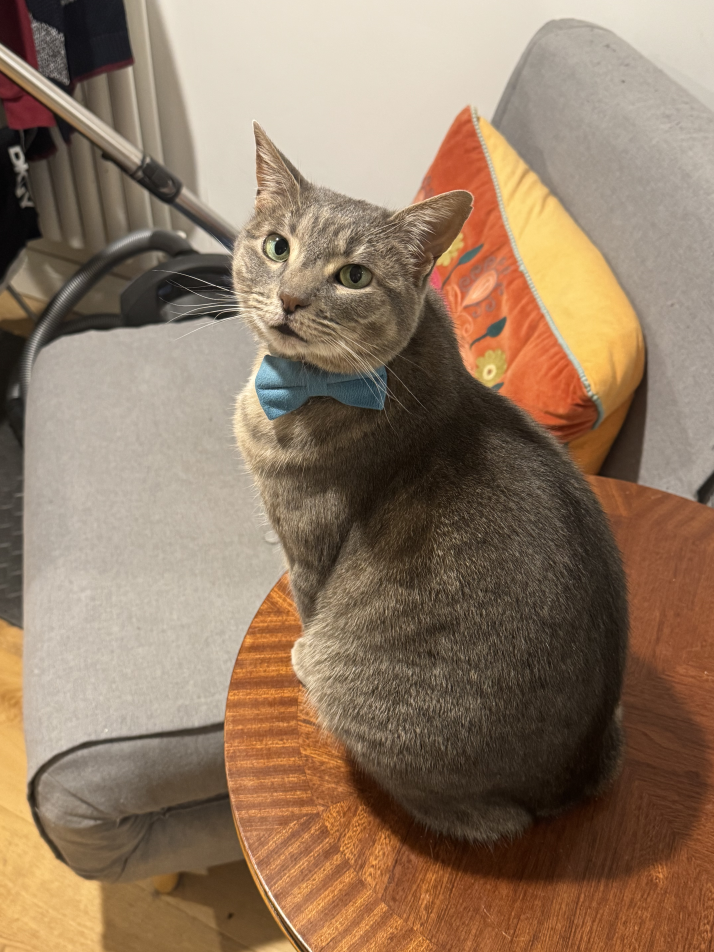
#> input picture test-photos/boba.jpg, 4284 x 5712 px (shown at 1/6 size)
$ python pet_cartoon_filter.py ../../test-photos/boba.jpg
#> lines starting #> are read from the running program, lines starting #| are printed output that depends on the picture; after the words box and inside, x2 and y2 are one past the last pixel; in counts of white or black regions, pixels touching at a corner belong together
"""
Ultra-simplified cartoon filter for pet photos
Creates very blocky, simple regions like cartoon illustrations
"""
import cv2
import numpy as np

class PetCartoonFilter:
    """
    Specialized cartoon filter for pet photos
    Creates fewer, larger, blockier regions similar to cartoon illustrations
    """

    def __init__(self, image_path):
#> called with image_path = '../../test-photos/boba.jpg'
        self.original = cv2.imread(image_path)
#> self.original is the input picture: shape (5712, 4284, 3); mean B, G, R 99, 121.1, 144.7
        if self.original is None:
            raise ValueError(f"Could not load image: {image_path}")
        self.original = cv2.cvtColor(self.original, cv2.COLOR_BGR2RGB)
        self.stylized = None

    def apply_pet_cartoon(self):
        """
        Apply ultra-aggressive cartoon filter for pet photos
        Goal: Create simple blocky regions like cartoon cat reference
        """
        print("Applying pet-optimized cartoon filter...")
        img = self.original.copy()

        # Step 1: Resize for processing if needed
        height, width = img.shape[:2]
#> height = 5712; width = 4284
        if max(height, width) > 1200:
            scale = 1200 / max(height, width)
#> scale = 0.21
            img = cv2.resize(img, (int(width*scale), int(height*scale)))
            print(f"   Resized: {width}x{height} -> {img.shape[1]}x{img.shape[0]}")
#|    Resized: 4284x5712 -> 900x1200

        # Step 2: AGGRESSIVE bilateral filtering (3 passes for maximum smoothing)
        print("   Bilateral filtering (3 passes)...")
        color = img.copy()
        for i in range(3):
            color = cv2.bilateralFilter(color, d=11, sigmaColor=90, sigmaSpace=90)

        # Step 3: Downscale and upscale to merge similar regions
        print("   Pyramid down/up for region merging...")
        h, w = color.shape[:2]
#> h = 1200; w = 900
        small = cv2.pyrDown(color)
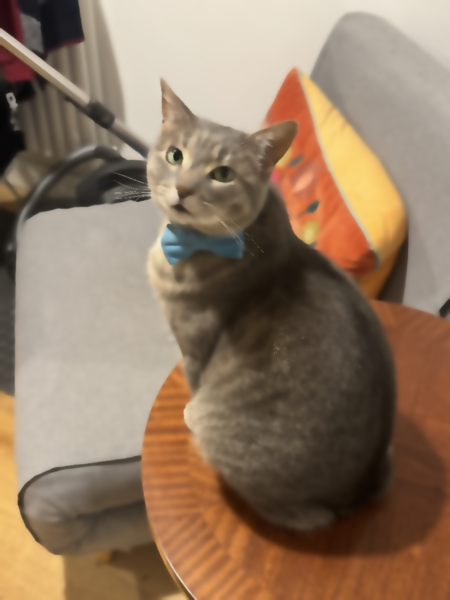
#> small: shape (600, 450, 3); mean R, G, B 144.3, 120.7, 98.6
        small = cv2.pyrDown(small)  # 2 levels down
#> small: shape (300, 225, 3)
        restored = cv2.pyrUp(small)
        restored = cv2.pyrUp(restored)
#> restored: shape (1200, 900, 3)

        # Resize back to exact size
        color = cv2.resize(restored, (w, h))

        # Step 4: AGGRESSIVE posterization (only 4 levels = very blocky)
        print("   Aggressive posterization (4 levels)...")
        step = 256 // 4
        color = (color // step) * step
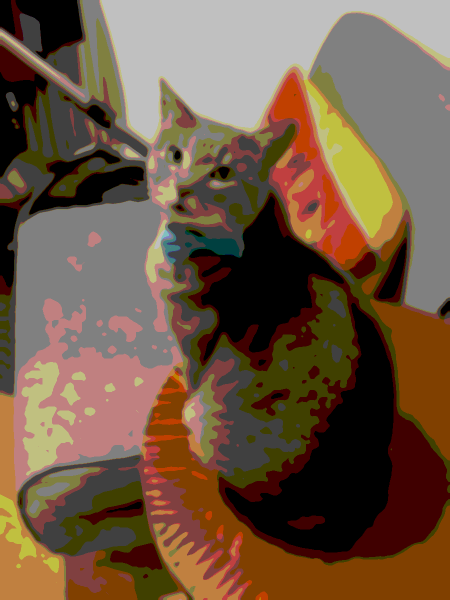
#> color: shape (1200, 900, 3) (shown at 1/2 size); mean R, G, B 112, 87.9, 66.4

        # Step 5: Median blur to smooth transitions
        color = cv2.medianBlur(color, 7)

        # Step 6: Edge detection
        print("   Edge detection...")
        gray = cv2.cvtColor(color, cv2.COLOR_RGB2GRAY)
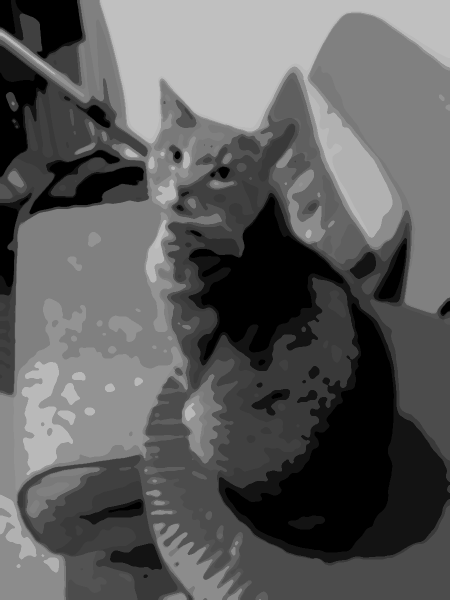
#> gray: shape (1200, 900) (shown at 1/2 size); min 0, max 192, mean 92.6
        gray = cv2.medianBlur(gray, 7)
        edges = cv2.adaptiveThreshold(gray, 255, cv2.ADAPTIVE_THRESH_MEAN_C,
                                      cv2.THRESH_BINARY, blockSize=11, C=3)
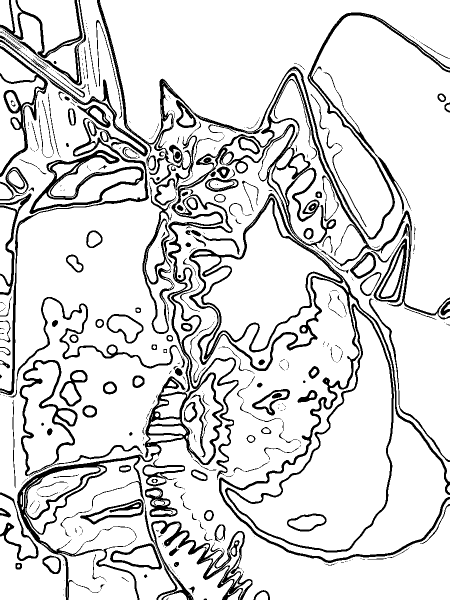
#> edges: shape (1200, 900) (shown at 1/2 size); 85.7% white; 503 black regions (322 under 20 px), largest, box (x1, y1, x2, y2) and area: (34, 146, 900, 1200) 34626, (378, 386, 900, 1126) 19407, (194, 0, 900, 479) 15115

        # Step 7: Combine
        edges_rgb = cv2.cvtColor(edges, cv2.COLOR_GRAY2RGB)
        cartoon = cv2.bitwise_and(color, edges_rgb)
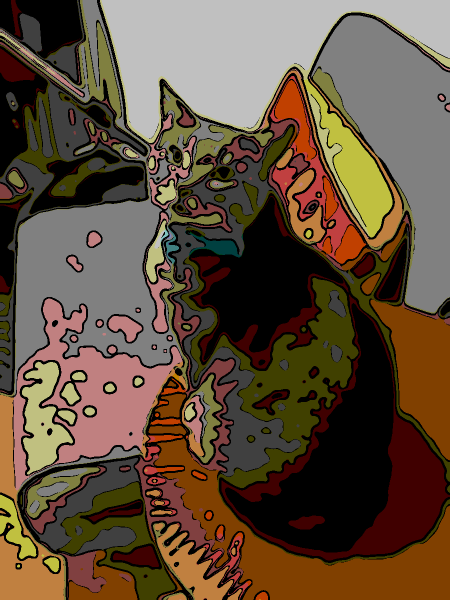
#> cartoon: shape (1200, 900, 3) (shown at 1/2 size); mean R, G, B 98.4, 79.2, 59.6

        # Resize back to original size if we scaled
        if max(height, width) > 1200:
            cartoon = cv2.resize(cartoon, (width, height))
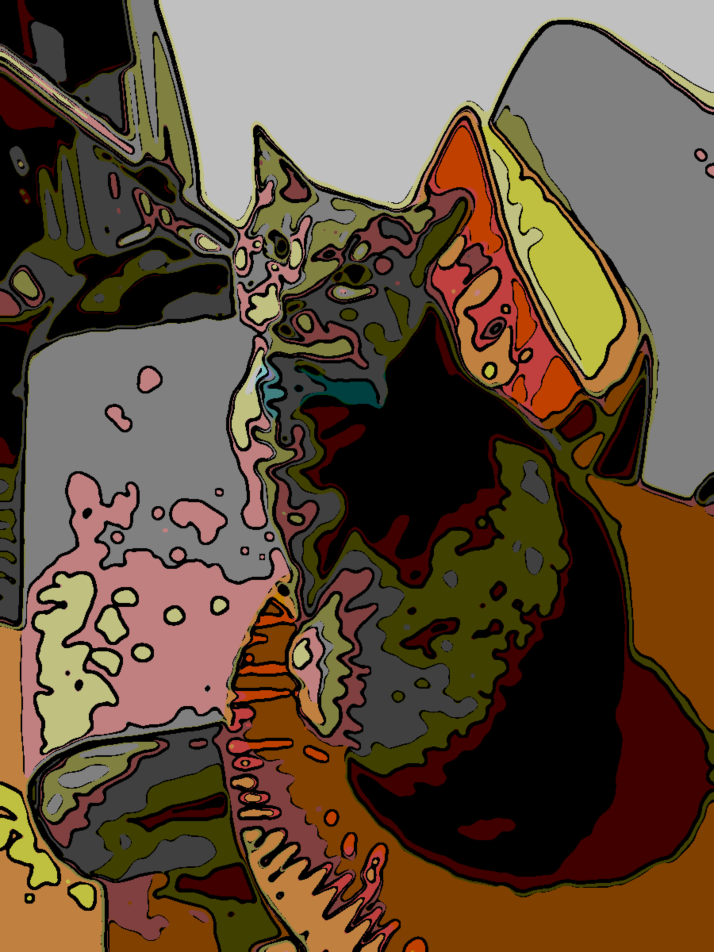
#> cartoon: shape (5712, 4284, 3) (shown at 1/6 size); mean R, G, B 98.4, 79.2, 59.6

        self.stylized = cartoon
        print("   ✅ Pet cartoon filter complete!")
        return self.stylized

    def save(self, output_path):
        """Save stylized image"""
        if self.stylized is None:
            raise ValueError("No stylized image. Call apply_pet_cartoon() first.")

        img_bgr = cv2.cvtColor(self.stylized, cv2.COLOR_RGB2BGR)
        cv2.imwrite(str(output_path), img_bgr)
        print(f"   Saved to {output_path}")


if __name__ == "__main__":
    import sys
    from pathlib import Path

    if len(sys.argv) < 2:
        print("Usage: python pet_cartoon_filter.py <image_path>")
        sys.exit(1)

    image_path = sys.argv[1]
    if not Path(image_path).exists():
        print(f"Error: Image not found: {image_path}")
        sys.exit(1)

    # Apply filter
    filter = PetCartoonFilter(image_path)
    filter.apply_pet_cartoon()

    # Save
    output_dir = Path("output")
    output_dir.mkdir(exist_ok=True)

    base_name = Path(image_path).stem
    output_path = output_dir / f"{base_name}_pet_cartoon.png"
    filter.save(output_path)

    print(f"\n✅ Done! Saved to {output_path}")
